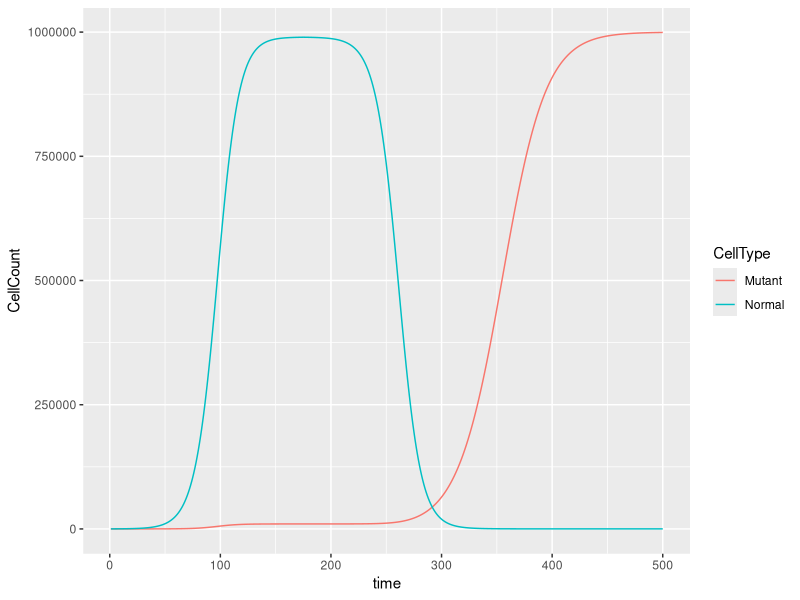

Write the R code that produced this figure.

N0=99 #number of normal cancer cells when mutation happen
M0=1 #first mutated cell 
r=0.1 #cells grow at 0.1 per day
K=1000000 #carrying capacity is 1M cells
timesteps=500 #don't know how long it should be

# create vector to store N's and set initial N
NormCells=numeric(length=timesteps)
NormCells[1]=N0

MutCells=numeric(length=timesteps)
MutCells[1]=M0

#Use for loop to grow sub-populations over time
#Use if/else statement to determine growth rates (if drug or no drug)
for(t in 1:(timesteps-1)){
  if(t<175){ #Drug would be administered at timestep 175
    NormCells[t+1] <- NormCells[t]+0.1*NormCells[t]*(1-(NormCells[t]+MutCells[t])/K)
    MutCells[t+1] <- MutCells[t]+0.1*MutCells[t]*(1-(NormCells[t]+MutCells[t])/K)
  }else{
    NormCells[t+1] <- NormCells[t]+-0.1*NormCells[t]*(1-(NormCells[t]+MutCells[t])/K)
    MutCells[t+1] <- MutCells[t]+0.05*MutCells[t]*(1-(NormCells[t]+MutCells[t])/K)
  } 
}
# Rates: Mutant w/ drug, Mutant w/o drug, 
#rN_nodrug <- 0.1
#rN_drug <- -0.1
#rM_nodrug <- 0.1
#rM_drug <- 0.05


#Need to turn data into a DataFrame before plotting in ggplot
NormPop=data.frame(time=1:timesteps, CellType="Normal", CellCount=NormCells)
MutPop=data.frame(time=1:timesteps, CellType="Mutant", CellCount=MutCells) 
#Adding the CellType is better for long dataframes and will let us graph by type 
#(i.e. one line for mutant one for normal) on ggplot

TotalPop=rbind(NormPop, MutPop) #rbind lets you "stack" 2 dataframes on top of eachother
                                #to make a "long dataframe" which ggplot processes better

library(ggplot2)
ggplot(data = TotalPop, aes(x=time, y=CellCount, col=CellType))+
  geom_line()